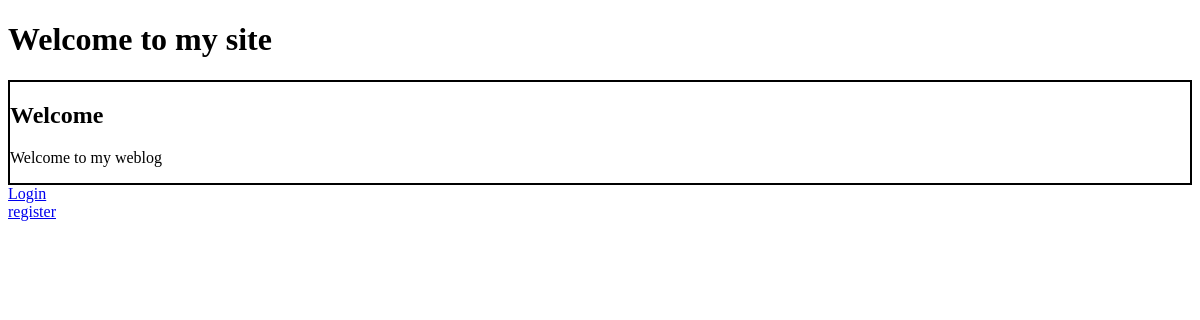
The app's page /, older data.
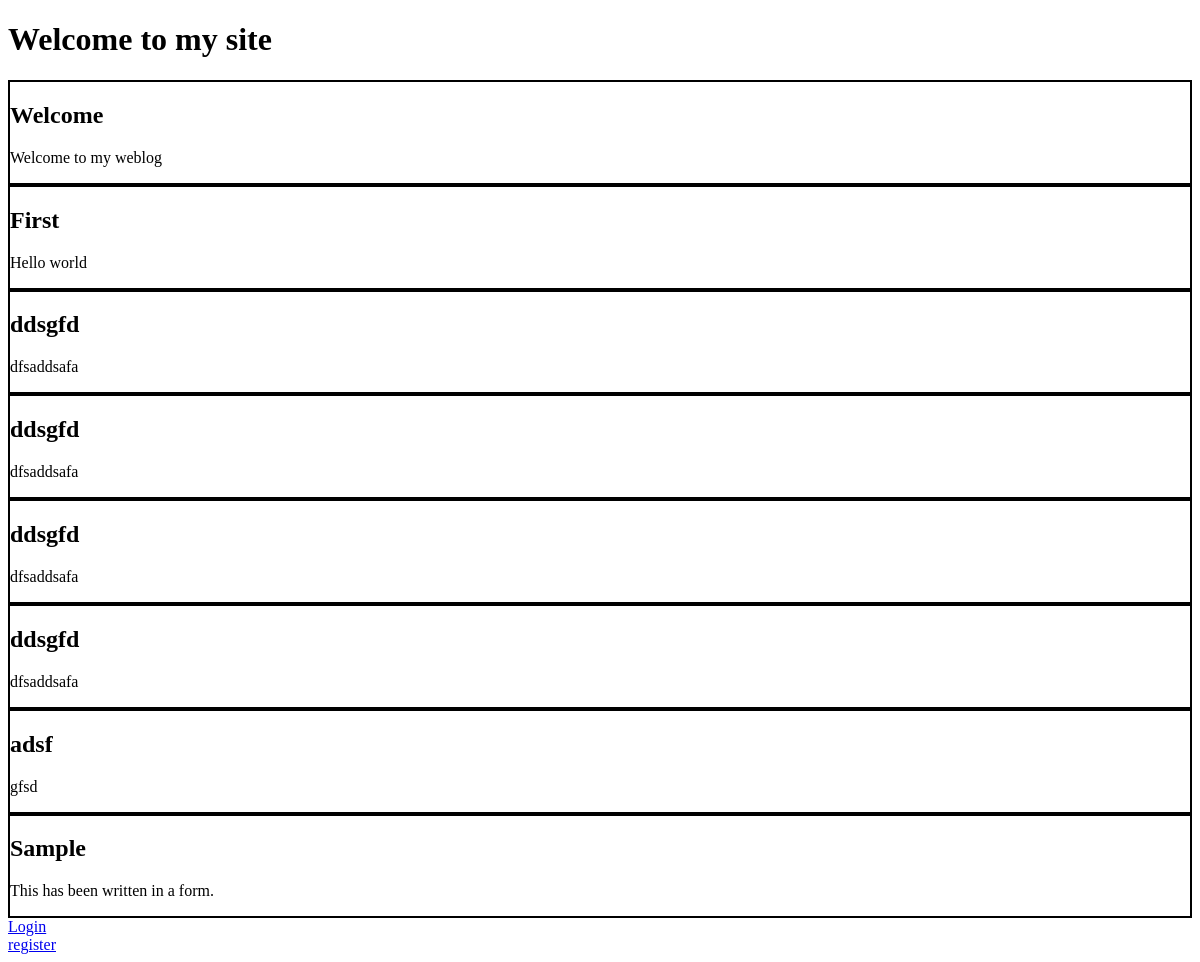
The same page, newer data.
### app.py (models this page shows)
class Post(db.Model):
    id = db.Column(db.Integer, primary_key=True)
    title = db.Column(db.String(200), nullable=False)
    image = db.Column(db.String(200), nullable=True)
    desc = db.Column(db.String(1000), nullable=False)
    date_created = db.Column(db.DateTime, default=datetime.now)
    author_id = db.Column(db.Integer, db.ForeignKey('user.id'))
    id_labeled = db.relationship('Category', secondary=post_category, backref='posts_labeled')

### app.py (the view)
@app.route('/')
def index():
    posts = Post.query.all()
    return render_template('index.html', posts=posts)

### templates/index.html (shortened to what this page needs)
{% extends 'base.html' %}
{% block content %}
<h1>Welcome to my site</h1>
{%for post in posts%}
<div class='single-post'>
<h2>{{post.title}}</h2>
<p>{{post.desc}}</p>
</div>
{%endfor%}
<a href={{url_for('login')}}>Login</a>
<br/>
<a href={{url_for('register')}}>register</a>
{% endblock %}

Row changes from the older to the newer data that the page shows:
added Post: title "First", desc "Hello world"
added Post: title "ddsgfd", desc "dfsaddsafa"
added Post: title "ddsgfd", desc "dfsaddsafa"
added Post: title "ddsgfd", desc "dfsaddsafa"
added Post: title "ddsgfd", desc "dfsaddsafa"
added Post: title "adsf", desc "gfsd"
added Post: title "Sample", desc "This has been written in a form."
